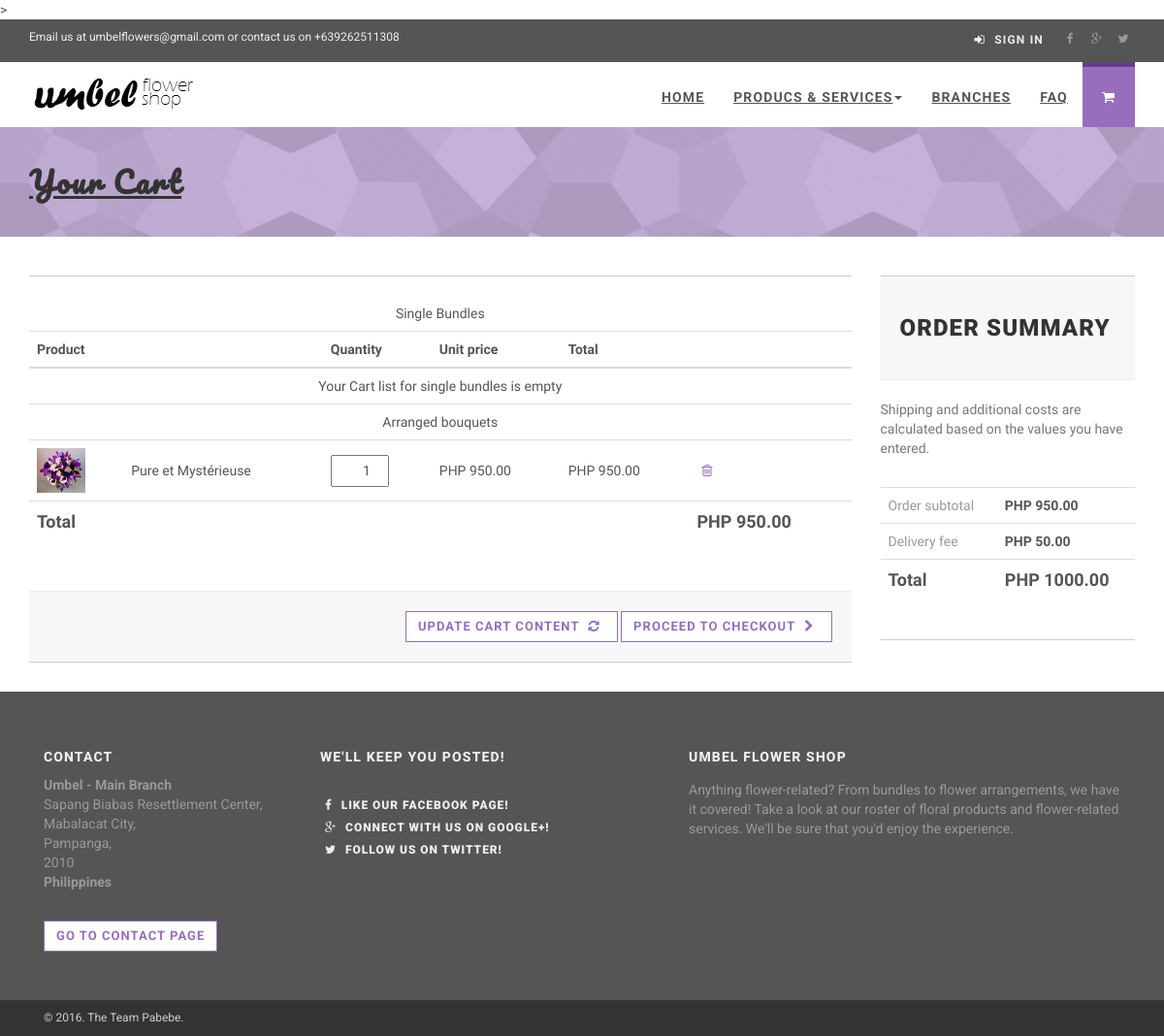
Page /cart.php?id=BO16236 on the committed database.
### tables this page shows
CREATE TABLE `bouquet` (
  `bo_ID` varchar(10) NOT NULL,
  `bo_name` varchar(100) NOT NULL,
  `bo_desc` text NOT NULL,
  `bo_price` int(10) NOT NULL,
  `bo_img` longblob,
  `bo_status` varchar(20) NOT NULL
);

CREATE TABLE `branch` (
  `b_ID` varchar(10) NOT NULL,
  `b_name` varchar(40) NOT NULL,
  `b_stradd` varchar(250) NOT NULL,
  `b_city` varchar(100) NOT NULL,
  `b_province` varchar(100) NOT NULL,
  `b_zip` varchar(20) NOT NULL,
  `b_contact` varchar(30) NOT NULL,
  `b_img` longblob,
  `b_lat` float NOT NULL,
  `b_long` float NOT NULL,
  `b_status` varchar(40) DEFAULT NULL
);

### cart.php (the view, shortened to what the rows shown need)
<?php
include('functions/connect.php');
?>
<!DOCTYPE html>
<html lang="en">
<head>
    <link rel="stylesheet" href="css/font-awesome.css">
    <link rel="stylesheet" href="css/bootstrap.min.css">
    <link href="css/animate.css" rel="stylesheet">
    <link href="css/style.violet.css" rel="stylesheet" id="theme-stylesheet">>
    <link href="css/custom.css" rel="stylesheet">
</head>
<body>
        <div id="heading-breadcrumbs">
            <div class="container">
                <div class="row">
                    <div class="col-md-7">
                        <h1 style="font-family: 'Pacifico', Helvetica, sans-serif;"><u>Your Cart</u></h1>
                    </div>
                </div>
            </div>
        </div>
        <div id="content">
            <div class="container">
                <div class="row">
                    <div class="col-md-9 clearfix" id="basket">
                        <div class="box">
                            <div class="table-responsive" style="font-family:'Comfortaa', Helvetica, sans-serif;">
                                <form action="functions/updateQuant.php" method="POST">
                                    <table class="table">
                                        <thead>
                                            <tr>
                                                <td colspan = "7"><center>Single Bundles</center></td>
                                            </tr>
                                            <tr>
                                                <center><th colspan="2">Product</th></center>
                                                <center><th>Quantity</th></center>
                                               <center><th>Unit price</th></center>
                                                <center><th colspan="3">Total</th></center>
                                            </tr>
                                        </thead>
                                        <?php
                                        $total=0;
                                        $i=0;
                                        ?>
                                        <thead>
                                        <tr>
                                            <td colspan="7"><center>Arranged bouquets</center></td>
                                        </tr>
                                        </thead>
                                        <tbody>
                                        <?php
                                        $whereCheck=(implode("','", $_SESSION['cart']));
                                        $sqlCheck="SELECT * FROM bouquet WHERE bo_ID IN ('". $whereCheck ."')";
                                        $resultCheck=mysqli_query($con, $sqlCheck);
                                        $total1=0;
                                        if(mysqli_num_rows($resultCheck) > 0){
                                            while($rowCheck=mysqli_fetch_array($resultCheck)){
                                            if(isset($_SESSION['cart_qty'][$i])){
                                                 $value = $_SESSION['cart_qty'][$i];
                                            }
                                            else $value = 1;
                                            $i++;
                                        ?>
                                            <tr>
                                                <td>
                                                    <img src="<?php echo $rowCheck['bo_img']; ?>" alt="<?php echo $rowCheck['bo_name']; ?>">
                                                </td>
                                                <td><?php echo $rowCheck['bo_name']; ?></td>
                                                <td>
                                                        <input type="number" value="<?php echo $value?>" min="1" max= "5" name="qty[]" style="width: 60px; height: 33px;">
                                                </td>
                                                <td><?php echo "PHP " . $rowCheck['bo_price'] . ".00";?></td>
                                                <td><?php
                                                    $price1 = $rowCheck['bo_price'] * $value;
                                                    echo "PHP " . $price1 . ".00";
                                                 ?></td>
                                                <td colspan="2"><a href="functions/removeCart.php?id=<?php echo $rowCheck['bo_ID']; ?>"><i class="fa fa-trash-o"></i></a></td>
                                            </tr>
                                        <?php
                                             $total1= $price1 + $total1;
                                            }
                                        } else{
                                        ?>
                                            <tr >
                                                <td colspan="7"><center>Your Cart list for arranged bouquets is empty</center></td>
                                            </tr>
                                        <?php
                                        }
                                        ?>
                                        </tbody>
                                        <tfoot>
                                            <tr>
                                                <th colspan="5">Total</th>
                                                <th colspan="2">PHP <?php $total = $total + $total1;
                                                echo $total;?>.00</th>
                                            </tr>
                                        </tfoot>
                                    </table>
                                </div>
                        </div>
                    </div>
                    <div class="col-md-3">
                        <div class="box" id="order-summary" style="font-family:'Comfortaa', Helvetica, sans-serif;">
                            <div class="table-responsive">
                                <table class="table">
                                    <tbody>
                                        <tr>
                                            <th>PHP <?php echo $total;?>.00</th>
                                        </tr>
                                        <tr>
                                            <th><?php
                                                if($total >= 1000 || $total == 0){
                                                    $delFee=0;
                                                    echo "PHP " . $delFee . ".00";
                                                } else {
                                                    $delFee=50;
                                                    echo "PHP " . $delFee . ".00";
                                                }
                                                ?></th>
                                        </tr>
                                        <tr>
                                        <tr class="total">
                                            <th>PHP <?php
                                            $grandTotal = $total + $delFee;
                                            echo $grandTotal;
                                            ?>.00</th>
                                        </tr>
                                    </tbody>
                                </table>
                            </div>
                        </div>
                    </div>
                </div>
            </div>
        </div>
        <footer id="footer">
            <div class="container">
                <div class="col-md-3 col-sm-6">
                    <h4>Contact</h4>
					<?php
					$sql="SELECT * FROM branch WHERE b_id= '0000'";
					$result=(mysqli_query($con, $sql));
					$row=mysqli_fetch_assoc($result);
					?>
                    <p><strong><?php echo $row['b_name'];?></strong>
                        <br><?php echo $row['b_stradd'] . ","; ?>
                        <br><?php echo $row['b_city'] . ","; ?>
                        <br><?php echo $row['b_province'] . ","; ?>
                        <br><?php echo $row['b_zip'];?>
						<br>
                        <strong>Philippines</strong>
                    </p>
					<br>
                    <a href="faq.php#cont" class="btn btn-small btn-template-main">Go to contact page</a>
                </div>
            </div>
        </footer>
</body>
</html>

### rows in the picture
bouquet: bo_img (picture), bo_name "Pure et Mystérieuse", value "1", bo_price "950"
branch: b_name "Umbel - Main Branch", b_stradd "Sapang Biabas Resettlement Center", b_city "Mabalacat City", b_province "Pampanga", b_zip "2010"

### other values in the picture
$total "950"
$delFee "50"
$grandTotal "1000"
